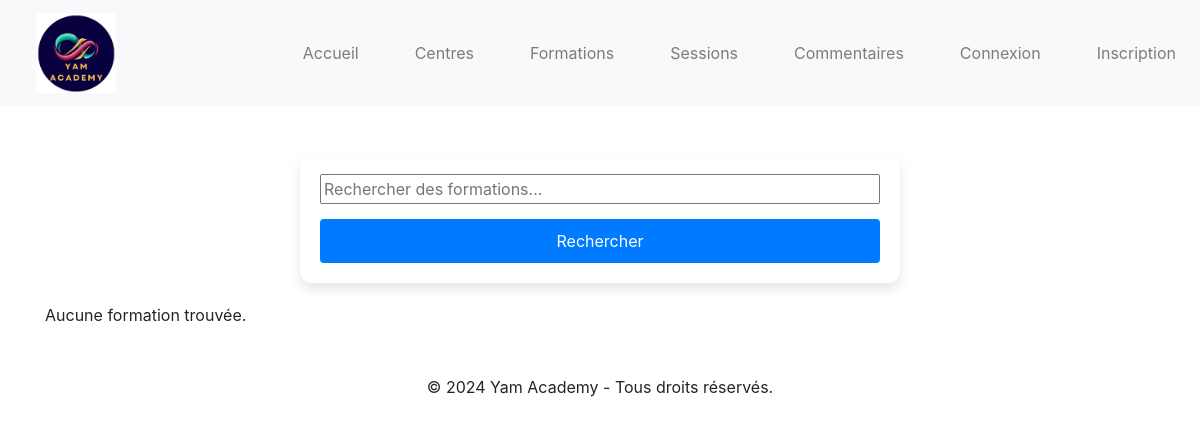
Page /formations/ on the earlier database version.
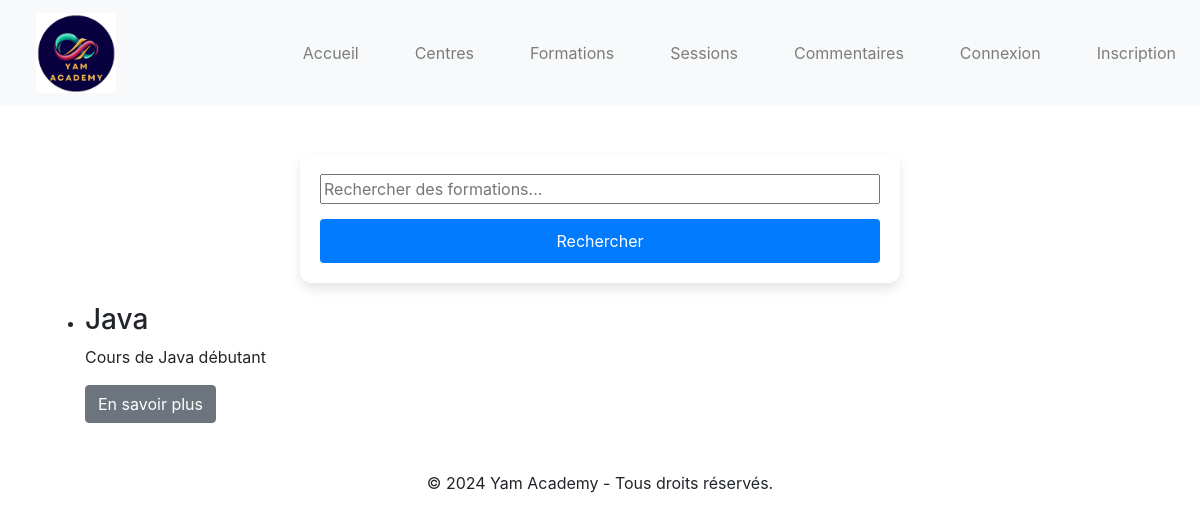
Same page on the later database version.
### centres/models.py (models this page shows, shortened)
class Formation(models.Model):
    titre = models.CharField(max_length=255)
    description = models.TextField()
    centre_formation = models.ForeignKey(CentreFormation, on_delete=models.CASCADE, related_name='formations')
    date_debut = models.DateField()
    date_fin = models.DateField()
    niveau = models.CharField(max_length=100)

### centres/views.py (the view)
# urls.py: path('formations/', views.formation_list, name='formation_list'),  # Liste des formations
def formation_list(request):
    query = request.GET.get('q')
    if query:
        formations = Formation.objects.filter(titre__icontains=query)
    else:
        formations = Formation.objects.all()
    return render(request, 'centres/formation_list.html', {'formations': formations})
    return render(request, 'centres/formation_list.html', {'formations': formations})

### centres/templates/centres/formation_list.html (shortened to what this page needs)
{% extends 'centres/base.html' %}
{% block content %}
<div class="search-container">
    <form method="GET" action="{% url 'centres:formation_list' %}">
        <input type="text" name="q" placeholder="Rechercher des formations..." value="{{ request.GET.q }}">
        <button type="submit" class="btn btn-primary">Rechercher</button>
    </form>
</div>
<div class="formation-list">
    {% if formations %}
        <ul>
            {% for formation in formations %}
                <li>
                    <h3>{{ formation.titre }}</h3>
                    <p>{{ formation.description }}</p>
                    <a href="{% url 'centres:formation_detail' formation.pk %}" class="btn btn-secondary">En savoir plus</a>
                </li>
            {% endfor %}
        </ul>
    {% else %}
        <p>Aucune formation trouvée.</p>
    {% endif %}
</div>
{% endblock %}

Differences in the rows shown:
added Formation: titre "Java", description "Cours de Java débutant"
Other differences:
text no longer shown: "Aucune formation trouvée."
